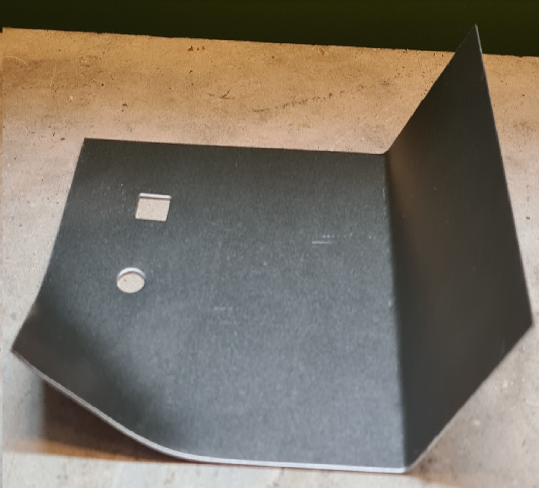
#> input picture VT2.6Reduced.png, 1078 x 976 px, given in place of VT2.1Reduced.png, which was not available (shown at 1/2 size)
$ python VT2Project.py
#> lines starting #> are read from the running program, lines starting #| are printed output that depends on the picture; after the words box and inside, x2 and y2 are one past the last pixel; in counts of white or black regions, pixels touching at a corner belong together; pictures that were not available may be replaced by others from this repository, and a replacement may not be noted
import cv2
import numpy as np
import math
import scipy
from scipy.spatial.distance import cdist
import time

# [60 lines left out: function ShiTomasi, not called in this run]


if __name__ == "__main__":
    start = time.time()
    input1 = cv2.imread("C:/Users/shans/OneDrive/Skrivebord/AAU/8 Semester/Billeder/VT2.1Reduced.png", cv2.IMREAD_COLOR)
#> input1 is the input picture: shape (976, 1078, 3); mean B, G, R 101.7, 113.6, 121.5
    input2 = cv2.imread("C:/Users/shans/OneDrive/Skrivebord/AAU/8 Semester/Billeder/VT2.2Reduced.png", cv2.IMREAD_COLOR)
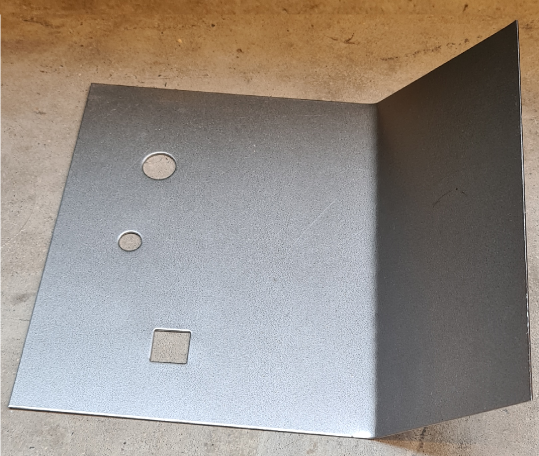
#> input picture VT2.2Reduced.png, 1078 x 912 px, found by its file name (shown at 1/2 size)
#> input2 is the input picture: shape (912, 1078, 3); mean B, G, R 134.6, 141.9, 150.3
    #img1 = cv2.fastNlMeansDenoisingColored(input1,None,7,21,5,10)
    #img2 = cv2.fastNlMeansDenoisingColored(input2,None,7,21,5,10)
    input1gray = cv2.cvtColor(input1, cv2.COLOR_BGR2GRAY)
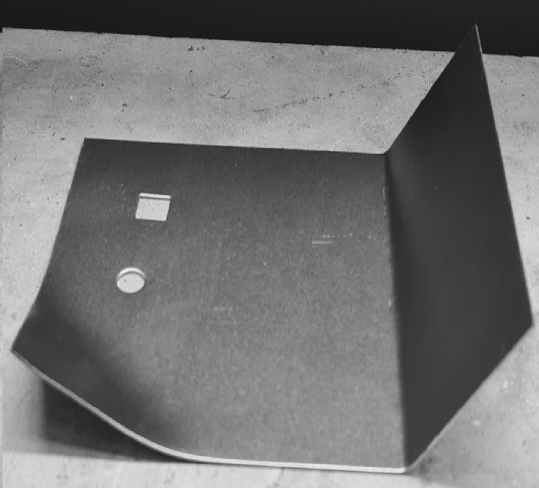
#> input1gray: shape (976, 1078) (shown at 1/2 size); min 9, max 246, mean 114.6
    input2gray = cv2.cvtColor(input2, cv2.COLOR_BGR2GRAY)
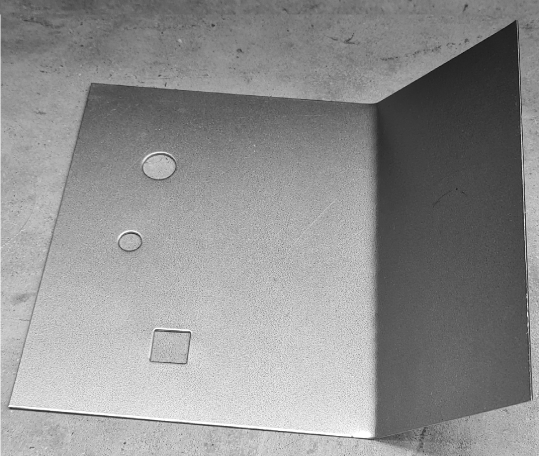
#> input2gray: shape (912, 1078) (shown at 1/2 size); min 5, max 255, mean 143.6
    img1 = cv2.GaussianBlur(input1gray, (3, 3), 0)
    img2 = cv2.GaussianBlur(input2gray, (7, 7), 0)
    min_area = 5000
    max_area = 100000
    image_number = 0

    # Apply edge detection method on the image
    edges = cv2.Canny(img1,50,150,apertureSize = 3) #img1,100,200,apertureSize = 3
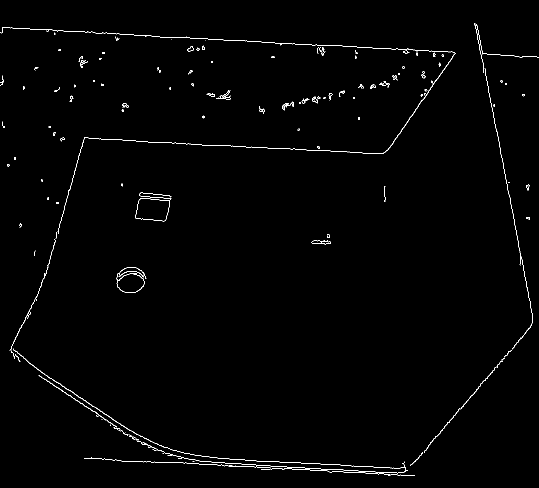
#> edges: shape (976, 1078) (shown at 1/2 size); 0.87% white in thin lines or dots

    #we start by finding the circle
    detected_circles = cv2.HoughCircles(edges,
                   cv2.HOUGH_GRADIENT, 1, 20, param1 = 50,
                param2 = 30, minRadius = 12, maxRadius = 40)
#> detected_circles = [[262.5, 563.5, 21]]
    Center_circle = []
    #Draw circles that are detected.
    if detected_circles is not None:

    # Convert the circle parameters a, b and r to integers.
        detected_circles = np.uint16(np.around(detected_circles))
#> detected_circles = [[262, 564, 21]]

        for pt in detected_circles[0, :]:
            a, b, r = pt[0], pt[1], pt[2]

            # Draw the circumference of the circle.
            cv2.circle(input1, (a, b), r, (0, 255, 0), 2)

            # Draw a small circle (of radius 1) to show the center.
            cv2.circle(input1, (a, b), 1, (0, 0, 255), 3)
            center = [a,b]
            Center_circle.append(center)
            #convert pixels to mm
            d = r*0.26458*2
#> this loop made 1 pass
#> (a, b, r, d) on pass 1: (262, 564, 21, 11.11)
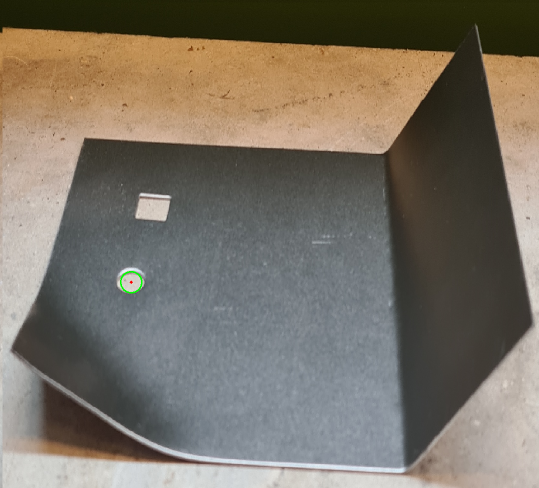
#> input1: shape (976, 1078, 3) (shown at 1/2 size); 0.04% of pixels changed, all inside (x1, y1, x2, y2) = (240, 542, 285, 587)
#> after the loop, Center_circle = [[262, 564]]

    #we move on to find the square
    cnts = cv2.findContours(edges, cv2.RETR_TREE, cv2.CHAIN_APPROX_SIMPLE)
#> cnts = 207 contours, 175 with area under 20; largest, box (x1, y1, x2, y2) and area: (270, 385, 343, 443) 2554, (270, 396, 340, 443) 2540, (26, 697, 816, 947) 194, (115, 60, 911, 468) 164, (432, 180, 461, 199) 102
    cnts = cnts[0] if len(cnts) == 2 else cnts[1]

    squarePoints = []
    squareDist = []

    for c in cnts:
        area = cv2.contourArea(c)
        if area > min_area and area < max_area:
            x,y,w,h = cv2.boundingRect(c)
            ROI = img1[y:y+h, x:x+w]
            cv2.rectangle(input1, (x, y), (x + w, y + h), (36,255,12), 2)
            image_number += 1
            areamm = area*0.26458
#> this loop made 207 passes
#> area on passes 24 to 26: 36, 80.5, 55.5
#> after the loop, image_number = 0
#> (the run stopped early here; a loop or call above may not have finished)
